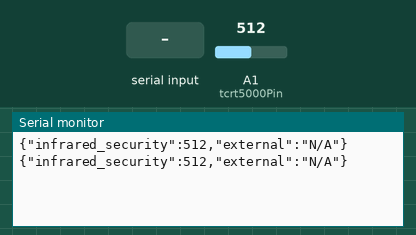
This sketch was run on a simulated Arduino Mega 2560, built with avr-gcc and run on an emulated ATmega2560. Shown: the last lines printed to the serial monitor. The inputs (shaded band) are chosen by the test bench; at power-on: A1 (tcrt5000Pin) = 512.

Above: at 1.2 s.
1.3 s: "1\n" received over the second serial link
At 2.8 s:
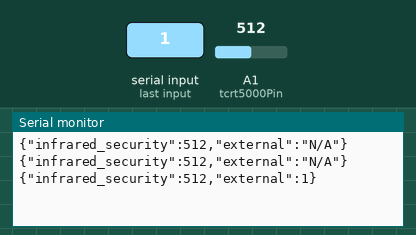
3.5 s: A1 (tcrt5000Pin) set to 716
At 4.8 s:
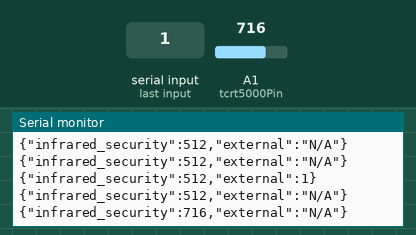
5.0 s: "0\n" received over the second serial link
At 5.7 s:
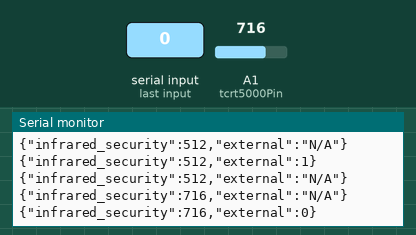
6.5 s: A1 (tcrt5000Pin) set to 900
At 7.8 s:
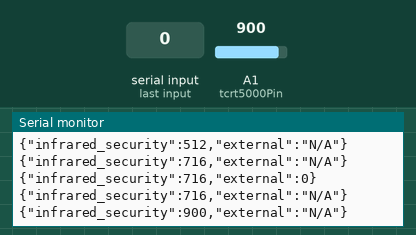
Timing chart, 0 to 9.0 s (numbered marks = the images above; inputs shaded):
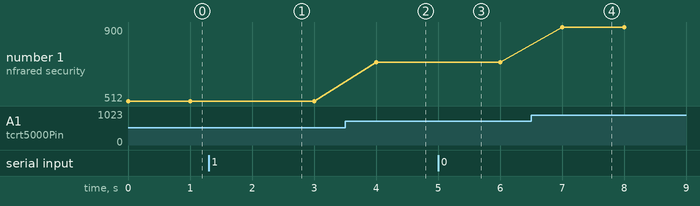

Measured:
- after the input at 1.3 s, the serial monitor: prints a new line after 0.70 s (image 1)
- after the input at 3.5 s, the serial monitor: prints a new line after 0.50 s (image 2)
- after the input at 5.0 s, the serial monitor: prints a new line at once (image 3)
- after the input at 6.5 s, the serial monitor: prints a new line after 0.51 s (image 4)
- plotted number 1: 512 → 716 after the input at 3.5 s, 716 → 900 after the input at 6.5 s

The sketch:

InfraredSecurity.ino
```cpp
#include <Arduino.h>

const int tcrt5000Pin = A1;

void setup() {
  Serial.begin(9600);
  Serial1.begin(9600);
}

int readTCRT5000() {
  int sensorValue = analogRead(tcrt5000Pin);
  return sensorValue;
}

void loop() {
  int tcrtValue = readTCRT5000();

  String jsonOutput = "{\"infrared_security\":";
  jsonOutput += tcrtValue;
  jsonOutput += ",\"external\":";

  if (Serial1.available()) {
    String externalData = Serial1.readStringUntil('\n');
    externalData.trim();

    jsonOutput += externalData;

  } else {
    jsonOutput += "\"N/A\"";
  }

  jsonOutput += "}";

  Serial.println(jsonOutput);

  delay(1000);
}
```
